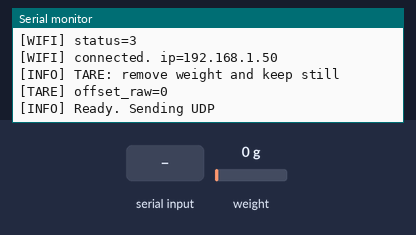
Bench run of a program on a simulated Arduino Uno R4 WiFi. Parts: the last lines printed to the serial monitor. Inputs (shaded band) come from the test bench; at power-on: weight on the scale 0 g. WiFi joins after 1.5 s; servers stay silent unless stated; EEPROM starts erased.

Above: at 7.5 s.
7.6 s: weight on the scale set to 100 g
At 9.2 s:
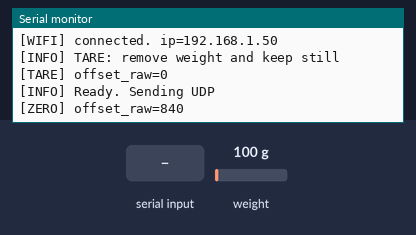
10.6 s: "c90\n" received over Serial
At 11.5 s:
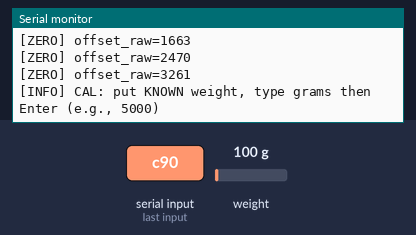
12.1 s: weight on the scale set to 1250 g
At 14.8 s:
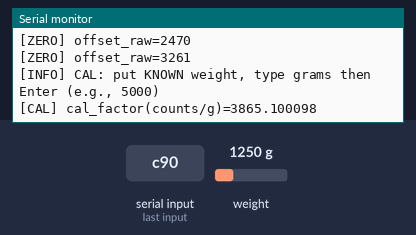
15.1 s: "t90\n" received over Serial
At 15.6 s:
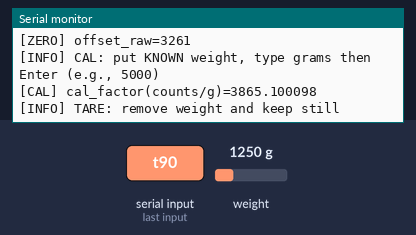
Timing chart, 0 to 17.6 s (numbered marks = the images above; inputs shaded):
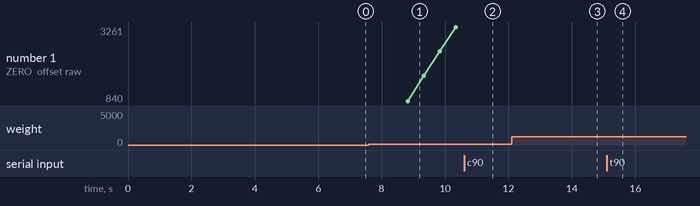

Measured:
- after the input at 7.6 s, the serial monitor: prints a new line after 1.2 s (image 1)
- after the input at 10.6 s, the serial monitor: prints a new line after 0.05 s (image 2)
- after the input at 12.1 s, the serial monitor: prints a new line after 1.5 s (image 3)
- after the input at 15.1 s, the serial monitor: prints a new line after 0.06 s (image 4)

The program:

main.cpp
```cpp
// src/main.cpp
#include <Arduino.h>
#include <EEPROM.h>
#include <math.h>
#include "HX711.h"

#include "wifi_manager.h"
#include "udp_sender.h"

// ===================== 사용자 설정 =====================
static const int HX711_DOUT_PIN = 3;
static const int HX711_SCK_PIN  = 2;

// 10Hz
static const uint32_t PERIOD_MS = 100;

// 필터
static const int   MED_N = 5;           // median window (odd)
static const float EMA_ALPHA = 0.30f;   // 0.25~0.35 추천

// Zero tracking
static const float   ZERO_BAND_KG = 0.05f;      // ±50g 이하면 빈 상태 후보
static const uint16_t ZERO_HOLD_SAMPLES = 25;   // 10Hz 기준 2.5초
static const float   OFFSET_ADAPT = 0.02f;      // offset 적응 속도

// EEPROM
static const int EEPROM_ADDR_CAL   = 0;   // float
static const int EEPROM_ADDR_MAGIC = 8;   // uint32_t
static const uint32_t MAGIC = 0xC0A1BEEF;

// ===================== 전역 =====================
static HX711 scale;

static long  offset_raw = 0;
static float cal_factor = 1000.0f; // counts per gram fallback

static uint32_t last_ms = 0;

// median buffer
static long med_buf[MED_N];
static int  med_i = 0;
static bool med_full = false;

// EMA state
static float ema_kg = 0.0f;
static bool  ema_init = false;

// zero tracking state
static uint16_t zero_cnt = 0;

// ===================== 로그 헬퍼 =====================
static void logi(const __FlashStringHelper* msg) {
  Serial.print(F("[INFO] "));
  Serial.println(msg);
}
static void logw(const __FlashStringHelper* msg) {
  Serial.print(F("[WARN] "));
  Serial.println(msg);
}
static void logv_kv(const __FlashStringHelper* k, float v, int prec = 6) {
  Serial.print(F("[INFO] "));
  Serial.print(k);
  Serial.print(F("="));
  Serial.println(v, prec);
}

// ===================== EEPROM =====================
static bool loadCalFactor() {
  uint32_t m = 0;
  EEPROM.get(EEPROM_ADDR_MAGIC, m);
  if (m != MAGIC) return false;

  float v = 0.0f;
  EEPROM.get(EEPROM_ADDR_CAL, v);
  if (isnan(v) || v < 0.001f || v > 1e6f) return false;

  cal_factor = v;
  return true;
}

static void saveCalFactor(float v) {
  EEPROM.put(EEPROM_ADDR_CAL, v);
  EEPROM.put(EEPROM_ADDR_MAGIC, MAGIC);
}

// ===================== HX711 / 필터 =====================
static long readRawBlocking() {
  return scale.read(); // HX711 10Hz면 여기서 대기(정상)
}

static long medianOfN(const long a[MED_N]) {
  long t[MED_N];
  for (int i = 0; i < MED_N; i++) t[i] = a[i];

  for (int i = 0; i < MED_N - 1; i++) {
    for (int j = i + 1; j < MED_N; j++) {
      if (t[j] < t[i]) { long tmp = t[i]; t[i] = t[j]; t[j] = tmp; }
    }
  }
  return t[MED_N / 2];
}

static void filterReset() {
  med_i = 0;
  med_full = false;
  ema_init = false;
  zero_cnt = 0;
}

static float rawToKg(long raw) {
  long delta = raw - offset_raw;
  float g = (float)delta / cal_factor;

  // 0 근처 미세 흔들림 컷
  if (g > -2.0f && g < 2.0f) g = 0.0f;

  return g / 1000.0f;
}

static float filteredKgFromRaw(long raw) {
  med_buf[med_i] = raw;
  med_i++;
  if (med_i >= MED_N) { med_i = 0; med_full = true; }

  long use_raw = raw;
  if (med_full) use_raw = medianOfN(med_buf);

  float kg = rawToKg(use_raw);
  if (!ema_init) {
    ema_kg = kg;
    ema_init = true;
  } else {
    ema_kg = EMA_ALPHA * kg + (1.0f - EMA_ALPHA) * ema_kg;
  }

  return ema_kg;
}

// ===================== Zero tracking =====================
static void zeroTrackingUpdate(long raw_now, float kg_filtered) {
  if (fabsf(kg_filtered) <= ZERO_BAND_KG) {
    if (zero_cnt < 60000) zero_cnt++;
  } else {
    zero_cnt = 0;
  }

  if (zero_cnt >= ZERO_HOLD_SAMPLES) {
    float new_off = (1.0f - OFFSET_ADAPT) * (float)offset_raw + OFFSET_ADAPT * (float)raw_now;
    long prev = offset_raw;
    offset_raw = (long)lroundf(new_off);

    zero_cnt = ZERO_HOLD_SAMPLES - 5;

    if (offset_raw != prev) {
      Serial.print(F("[ZERO] offset_raw="));
      Serial.println(offset_raw);
    }
  }
}

// ===================== Tare / Calibrate =====================
static void tareScale() {
  logi(F("TARE: remove weight and keep still"));
  delay(300);

  long s = 0;
  for (int i = 0; i < 20; i++) s += readRawBlocking();
  offset_raw = s / 20;

  filterReset();
  Serial.print(F("[TARE] offset_raw="));
  Serial.println(offset_raw);
}

static void calibrateScaleInteractive() {
  logi(F("CAL: put KNOWN weight, type grams then Enter (e.g., 5000)"));

  while (!Serial.available()) delay(10);
  float known_g = Serial.parseFloat();
  while (Serial.available()) Serial.read();

  if (known_g <= 0) {
    logw(F("CAL: invalid grams"));
    return;
  }

  delay(500);

  long s = 0;
  for (int i = 0; i < 25; i++) s += readRawBlocking();
  long raw_loaded = s / 25;
  long delta = raw_loaded - offset_raw;

  if (delta == 0) {
    logw(F("CAL: delta=0 (check wiring/placement)"));
    return;
  }

  cal_factor = (float)delta / known_g;
  saveCalFactor(cal_factor);

  filterReset();

  Serial.print(F("[CAL] cal_factor(counts/g)="));
  Serial.println(cal_factor, 6);
}

// ===================== setup/loop =====================
void setup() {
  Serial.begin(115200);
  delay(200);

  logi(F("PIO UNO R4 WiFi | HX711 -> UDP (10Hz)"));
  Serial.println(F("[CMD] t=tare, c=calibrate"));

  scale.begin(HX711_DOUT_PIN, HX711_SCK_PIN);

  if (loadCalFactor()) logv_kv(F("cal_factor(counts/g)"), cal_factor, 6);
  else logw(F("no saved cal_factor. Run 'c' once."));

  wifi_connect_blocking();
  udp_sender_begin();

  delay(1200);
  (void)readRawBlocking();

  tareScale();

  logi(F("Ready. Sending UDP"));
}

void loop() {
  if (Serial.available()) {
    char ch = Serial.read();
    if (ch == 't' || ch == 'T') tareScale();
    else if (ch == 'c' || ch == 'C') calibrateScaleInteractive();
    while (Serial.available()) Serial.read();
  }

  wifi_ensure_connected();

  uint32_t now = millis();
  if (now - last_ms >= PERIOD_MS) {
    last_ms += PERIOD_MS;

    long raw = readRawBlocking();
    float kg_f = filteredKgFromRaw(raw);

    zeroTrackingUpdate(raw, kg_f);

    udp_sender_send_weight(kg_f);
  }
}
```

secrets_exam.h
```cpp
// include/secrets_exam.h
#pragma once

// SSID, PASS를 여기에 채우고 파일명을 secrets.h로 복사해서 사용하세요
// (repo에는 secrets_exam.h만 올리고 secrets.h는 .gitignore 권장)
#define WIFI_SSID "YOUR_SSID"
#define WIFI_PASS "YOUR_PASSWORD"

// 수신 PC IP, PORT
#define RECV_IP_A 192
#define RECV_IP_B 168
#define RECV_IP_C 0
#define RECV_IP_D 50
#define RECV_PORT 9998
```

udp_sender.h
```cpp
// include/udp_sender.h
#pragma once
#include <Arduino.h>

void udp_sender_begin();
void udp_sender_send_weight(float weight_kg);
```

wifi_manager.h
```cpp
// include/wifi_manager.h
#pragma once
#include <Arduino.h>

void wifi_connect_blocking();
void wifi_ensure_connected();
bool wifi_is_connected();
```

udp_sender.cpp
```cpp
#include <Arduino.h>
#include <WiFiUdp.h>
#include "udp_sender.h"

#if __has_include("secrets.h")
  #include "secrets.h"
#else
  #include "secrets_exam.h"
#endif

static WiFiUDP udp;
static uint32_t seq = 0;
static IPAddress recv_ip(RECV_IP_A, RECV_IP_B, RECV_IP_C, RECV_IP_D);

void udp_sender_begin() {
  udp.begin(0); // 송신만이면 임의 로컬 포트 OK
}

void udp_sender_send_weight(float weight_kg) {
  char payload[128];
  uint32_t ts = millis();

  snprintf(payload, sizeof(payload),
           "{\"weight_kg\":%.3f,\"ts\":%lu,\"seq\":%lu}",
           (double)weight_kg, (unsigned long)ts, (unsigned long)seq);

  udp.beginPacket(recv_ip, (uint16_t)RECV_PORT);
  udp.write((const uint8_t*)payload, strlen(payload));
  udp.endPacket();

  seq++;
}
```

wifi_manager.cpp
```cpp
// src/wifi_manager.cpp
#include <Arduino.h>
#include <WiFiS3.h>
#include "wifi_manager.h"

#if __has_include("secrets.h")
  #include "secrets.h"
#else
  #include "secrets_exam.h"
#endif

static void logw(const __FlashStringHelper* msg) {
  Serial.print(F("[WARN] "));
  Serial.println(msg);
}

bool wifi_is_connected() {
  return WiFi.status() == WL_CONNECTED;
}

void wifi_connect_blocking() {
  Serial.print(F("[WIFI] connecting to "));
  Serial.println(WIFI_SSID);

  int status = WL_IDLE_STATUS;
  uint32_t t0 = millis();

  while (status != WL_CONNECTED) {
    status = WiFi.begin(WIFI_SSID, WIFI_PASS);
    delay(1000);

    Serial.print(F("[WIFI] status="));
    Serial.println(status);

    if (millis() - t0 > 20000) {
      logw(F("WIFI: still trying..."));
      t0 = millis();
    }
  }

  Serial.print(F("[WIFI] connected. ip="));
  Serial.println(WiFi.localIP());
}

void wifi_ensure_connected() {
  if (wifi_is_connected()) return;

  logw(F("WIFI: disconnected -> reconnect"));
  WiFi.disconnect();
  delay(200);
  wifi_connect_blocking();
}
```
